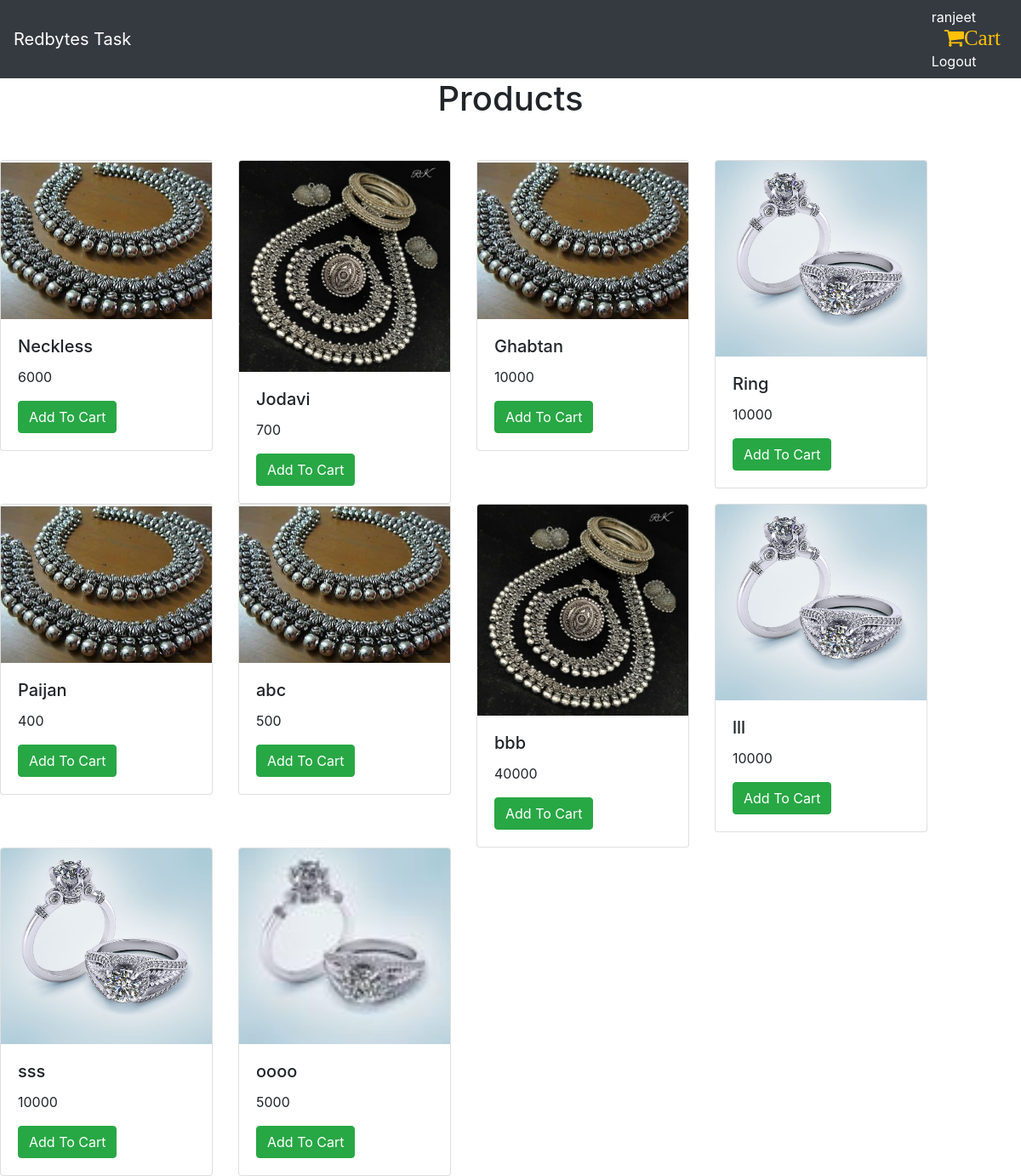
Screenshot of /user_dashboard (signed in) with the database file from the repository.
### test_app/models.py (models this page shows)
class User(AbstractUser):
    mobile = models.CharField(max_length=20, unique=True)
    USER_TYPE_CHOICES = (
        (1, 'vendor'),
        (2, 'user'),
    )
    role = models.PositiveSmallIntegerField(choices=USER_TYPE_CHOICES)

class AddProduct(models.Model):
    img = models.ImageField(upload_to='images/', null=True, blank=True)
    name = models.CharField(max_length=100, null=True)
    price = models.CharField(max_length=100, null=True)
    class Meta:
        db_table = "AddProduct"

### test_app/views.py (the view)
# urls.py: path('user_dashboard', views.user_Dashboard, name='user_dashboard'),
def user_Dashboard(request):
    context['All_product'] = AddProduct.objects.all()
    return render(request,'user/dashboard.html',context)

### template/user/dashboard.html (shortened to what this page needs)
<!DOCTYPE html>
{% load static %}
<html lang="en">
<head>
  <link rel="stylesheet" href="https://maxcdn.bootstrapcdn.com/bootstrap/4.5.2/css/bootstrap.min.css">
    <link href="https://stackpath.bootstrapcdn.com/font-awesome/4.7.0/css/font-awesome.min.css"
 rel="stylesheet">
    <link rel="stylesheet" href="https://cdnjs.cloudflare.com/ajax/libs/font-awesome/4.7.0/css/font-awesome.min.css">
    <link rel="stylesheet" href="//code.jquery.com/ui/1.12.1/themes/base/jquery-ui.css">
</head>
<body>
{% block nav %}
<body>
<nav class="navbar  bg-dark">
    <div class="navbar-header">
      <a style="color:white" class="navbar-brand" href="#">Redbytes Task</a>
    </div>
    <ul class="nav navbar-nav navbar-right">
         {% if request.user.is_authenticated %}
      <li style="color:white"><a > {{ request.user }}</a></li>
        <li style="padding-left:15px;">
                    <a href="{% url 'cart' %}" >
                        <i class="fa fa-shopping-cart mr-2" style="font-size:25px;color:#ffc107;">Cart
                        </i>
                        </a>
                </li>
        <li ><a style="color:white" href="/logout">Logout</a></li>
        {% else %}
      <li style="color:white"><a href="/register"><span class="glyphicon glyphicon-user"></span> Sign Up</a></li>
      <li style="color:white"><a href="/login"><span class="glyphicon glyphicon-log-in"></span> Login</a></li>
        {% endif %}
    </ul>
</nav>
{% endblock %}
{% block body %}
<h1 align="center" class="mb-5">Products</h1>
<form class="form" enctype="multipart/form-data" id="cart_data" method="post">
    {% load static %}
<div class=" row card-deck">
    {% if All_product%}
    {% for i in All_product%}
    <div class="row">
        <div class="col-sm-3">
            <div class="card">
        <img src="{{i.img.url}}"  class="card-img-top" alt="...">
            <div class="card-body">
                  <h5 class="card-title">{{i.name}}</h5>
                  <p class="card-text">{{i.price}}</p>
                  <a class="btn btn-success addtocartdata"  data-id="{{i.id}}"    >Add To Cart</a>
            </div>
        </div>
      </div>
 </div>
     {% endfor %}
        {% endif %}
</div>
</form>
{% endblock %}
</body>
</html>

### template/user/dashboard.html (style rules this page uses)
body { background: #F5F1EE; font-family: 'Roboto', sans-serif }
.card { width: 250px; border-radius: 10px }
.card-img-top { border-top-right-radius: 10px; border-top-left-radius: 10px }

### rows the page displays
User: user "ranjeet"
AddProduct: img (picture), name "Neckless", price "6000"
AddProduct: img (picture), name "Jodavi", price "700"
AddProduct: img (picture), name "Ghabtan", price "10000"
AddProduct: img (picture), name "Ring", price "10000"
AddProduct: img (picture), name "Paijan", price "400"
AddProduct: img (picture), name "abc", price "500"
AddProduct: img (picture), name "bbb", price "40000"
AddProduct: img (picture), name "lll", price "10000"
AddProduct: img (picture), name "sss", price "10000"
AddProduct: img (picture), name "oooo", price "5000"
